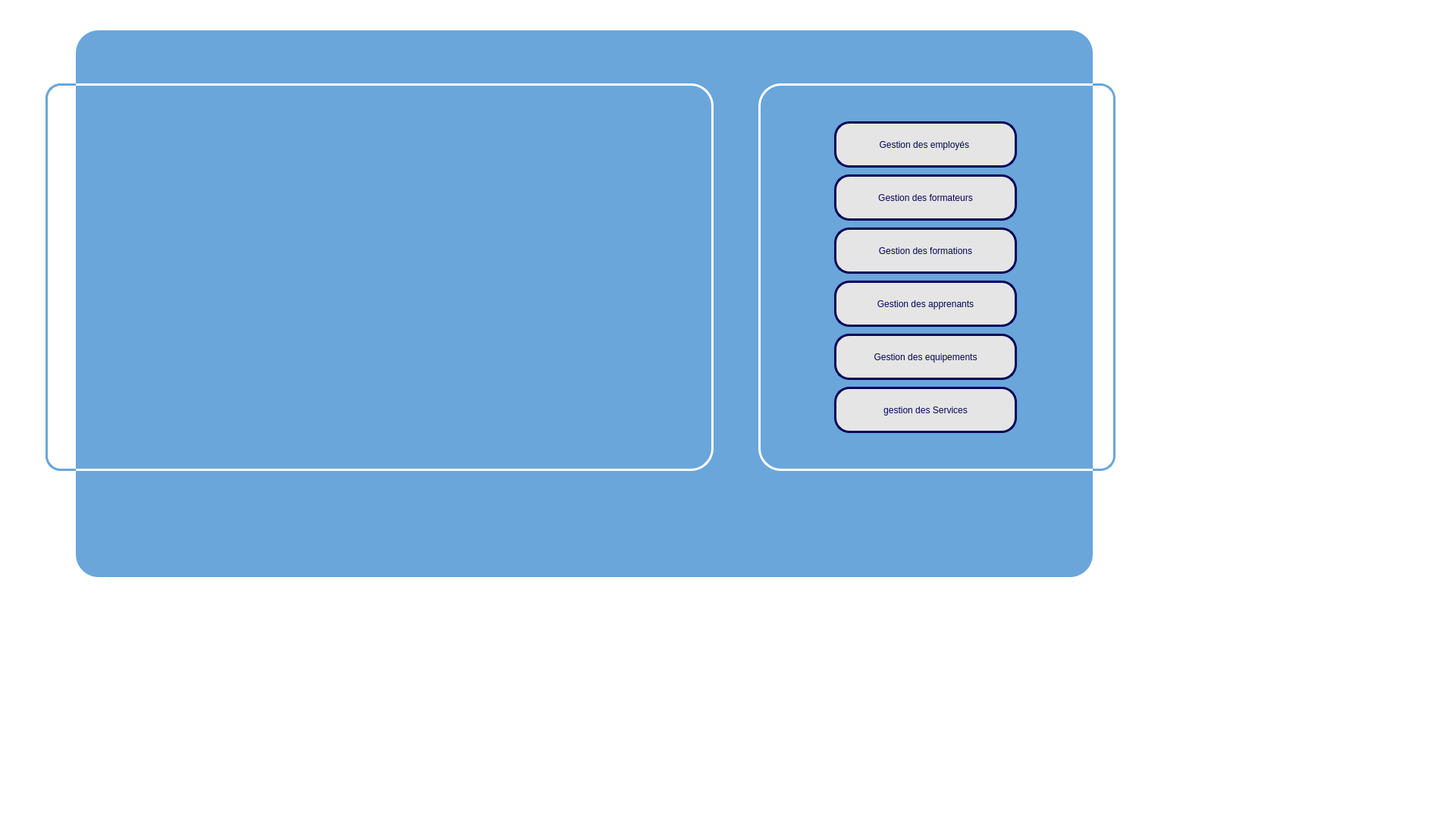
<?xml version="1.0" encoding="UTF-8"?>
<ui version="4.0">
 <class>MainWindow</class>
 <widget class="QMainWindow" name="MainWindow">
  <property name="geometry">
   <rect>
    <x>0</x>
    <y>0</y>
    <width>1920</width>
    <height>1080</height>
   </rect>
  </property>
  <property name="windowTitle">
   <string>MainWindow</string>
  </property>
  <property name="styleSheet">
   <string notr="true">
background-color: rgb(255, 255, 255);</string>
  </property>
  <widget class="QWidget" name="centralwidget">
   <widget class="QFrame" name="frame">
    <property name="geometry">
     <rect>
      <x>100</x>
      <y>40</y>
      <width>1341</width>
      <height>721</height>
     </rect>
    </property>
    <property name="styleSheet">
     <string notr="true">background-color: rgb(4, 4, 87);
background-color: rgb(106, 166, 218);

border-radius: 30px;
border: none;</string>
    </property>
    <property name="frameShape">
     <enum>QFrame::Shape::StyledPanel</enum>
    </property>
    <property name="frameShadow">
     <enum>QFrame::Shadow::Raised</enum>
    </property>
    <widget class="QFrame" name="frame_2">
     <property name="geometry">
      <rect>
       <x>-50</x>
       <y>70</y>
       <width>891</width>
       <height>511</height>
      </rect>
     </property>
     <property name="styleSheet">
      <string notr="true">border : 3px solid #ffffff;
</string>
     </property>
     <property name="frameShape">
      <enum>QFrame::Shape::StyledPanel</enum>
     </property>
     <property name="frameShadow">
      <enum>QFrame::Shadow::Raised</enum>
     </property>
     <widget class="QLabel" name="label">
      <property name="geometry">
       <rect>
        <x>210</x>
        <y>30</y>
        <width>501</width>
        <height>451</height>
       </rect>
      </property>
      <property name="styleSheet">
       <string notr="true">border-radius : 20px;
background-color: rgb(240, 195, 0);
background-color: rgb(106, 166, 218);
border : none;</string>
      </property>
      <property name="text">
       <string/>
      </property>
      <property name="pixmap">
       <pixmap resource="image.qrc">:/img/image.png</pixmap>
      </property>
      <property name="scaledContents">
       <bool>true</bool>
      </property>
     </widget>
    </widget>
    <widget class="QFrame" name="frame_3">
     <property name="geometry">
      <rect>
       <x>900</x>
       <y>70</y>
       <width>481</width>
       <height>511</height>
      </rect>
     </property>
     <property name="styleSheet">
      <string notr="true">border : 3px solid #ffffff
;</string>
     </property>
     <property name="frameShape">
      <enum>QFrame::Shape::StyledPanel</enum>
     </property>
     <property name="frameShadow">
      <enum>QFrame::Shadow::Raised</enum>
     </property>
     <widget class="QLabel" name="label_2">
      <property name="geometry">
       <rect>
        <x>590</x>
        <y>430</y>
        <width>41</width>
        <height>31</height>
       </rect>
      </property>
      <property name="styleSheet">
       <string notr="true">border :none;</string>
      </property>
      <property name="text">
       <string/>
      </property>
      <property name="pixmap">
       <pixmap resource="image.qrc">:/img/reglage.png</pixmap>
      </property>
      <property name="scaledContents">
       <bool>true</bool>
      </property>
     </widget>
     <widget class="QPushButton" name="pushButton_gestionemploye">
      <property name="geometry">
       <rect>
        <x>100</x>
        <y>50</y>
        <width>241</width>
        <height>61</height>
       </rect>
      </property>
      <property name="styleSheet">
       <string notr="true">QPushButton{
	background-color: rgb(229, 229, 229);
border: 3px solid #040457;
	color: rgb(4, 4, 87);
border-radius: 20px;
	font: 700 9pt &quot;Rockwell&quot;;
}

QPushButton:hover{
	border: 3px solid #ffffff;
	border-radius:10px;
}</string>
      </property>
      <property name="text">
       <string>Gestion des employés </string>
      </property>
     </widget>
     <widget class="QPushButton" name="pushButton">
      <property name="geometry">
       <rect>
        <x>100</x>
        <y>120</y>
        <width>241</width>
        <height>61</height>
       </rect>
      </property>
      <property name="styleSheet">
       <string notr="true">QPushButton{
	background-color: rgb(229, 229, 229);
border: 3px solid #040457;
	color: rgb(4, 4, 87);
border-radius: 20px;
	font: 700 9pt &quot;Rockwell&quot;;
}

QPushButton:hover{
	border: 3px solid #ffffff;
	border-radius:10px;
}</string>
      </property>
      <property name="text">
       <string>Gestion des formateurs</string>
      </property>
     </widget>
     <widget class="QPushButton" name="pushButton_gestionequipement">
      <property name="geometry">
       <rect>
        <x>100</x>
        <y>330</y>
        <width>241</width>
        <height>61</height>
       </rect>
      </property>
      <property name="styleSheet">
       <string notr="true">QPushButton{
	background-color: rgb(229, 229, 229);
border: 3px solid #040457;
	color: rgb(4, 4, 87);
border-radius: 20px;
	font: 700 9pt &quot;Rockwell&quot;;
}

QPushButton:hover{
	border: 3px solid #ffffff;
	border-radius:10px;
}</string>
      </property>
      <property name="text">
       <string>Gestion des equipements</string>
      </property>
     </widget>
     <widget class="QPushButton" name="pushButton_gestionservice">
      <property name="geometry">
       <rect>
        <x>100</x>
        <y>400</y>
        <width>241</width>
        <height>61</height>
       </rect>
      </property>
      <property name="styleSheet">
       <string notr="true">QPushButton{
	background-color: rgb(229, 229, 229);
border: 3px solid #040457;
	color: rgb(4, 4, 87);
border-radius: 20px;
	font: 700 9pt &quot;Rockwell&quot;;
}

QPushButton:hover{
	border: 3px solid #ffffff;
	border-radius:10px;
}</string>
      </property>
      <property name="text">
       <string>gestion des Services</string>
      </property>
     </widget>
     <widget class="QPushButton" name="pushButton_gestionformation">
      <property name="geometry">
       <rect>
        <x>100</x>
        <y>190</y>
        <width>241</width>
        <height>61</height>
       </rect>
      </property>
      <property name="styleSheet">
       <string notr="true">QPushButton{
	background-color: rgb(229, 229, 229);
border: 3px solid #040457;
	color: rgb(4, 4, 87);
border-radius: 20px;
	font: 700 9pt &quot;Rockwell&quot;;
}

QPushButton:hover{
	border: 3px solid #ffffff;
	border-radius:10px;
}</string>
      </property>
      <property name="text">
       <string>Gestion des formations</string>
      </property>
     </widget>
     <widget class="QPushButton" name="pushButton_gestionapprenant">
      <property name="geometry">
       <rect>
        <x>100</x>
        <y>260</y>
        <width>241</width>
        <height>61</height>
       </rect>
      </property>
      <property name="styleSheet">
       <string notr="true">QPushButton{
	background-color: rgb(229, 229, 229);
border: 3px solid #040457;
	color: rgb(4, 4, 87);
border-radius: 20px;
	font: 700 9pt &quot;Rockwell&quot;;
}

QPushButton:hover{
	border: 3px solid #ffffff;
	border-radius:10px;
}</string>
      </property>
      <property name="text">
       <string>Gestion des apprenants</string>
      </property>
     </widget>
    </widget>
    <zorder>frame_3</zorder>
    <zorder>frame_2</zorder>
   </widget>
   <widget class="QFrame" name="frame_4">
    <property name="geometry">
     <rect>
      <x>60</x>
      <y>110</y>
      <width>61</width>
      <height>511</height>
     </rect>
    </property>
    <property name="styleSheet">
     <string notr="true">border : 3px solid #6aa6da;
background-color: rgb(255, 255, 255);
border-radius:20px;
</string>
    </property>
    <property name="frameShape">
     <enum>QFrame::Shape::StyledPanel</enum>
    </property>
    <property name="frameShadow">
     <enum>QFrame::Shadow::Raised</enum>
    </property>
    <widget class="QFrame" name="frame_5">
     <property name="geometry">
      <rect>
       <x>0</x>
       <y>0</y>
       <width>71</width>
       <height>511</height>
      </rect>
     </property>
     <property name="styleSheet">
      <string notr="true">border : 3px solid #6aa6da;
background-color: rgb(255, 255, 255);
border-radius:20px;
</string>
     </property>
     <property name="frameShape">
      <enum>QFrame::Shape::StyledPanel</enum>
     </property>
     <property name="frameShadow">
      <enum>QFrame::Shadow::Raised</enum>
     </property>
    </widget>
   </widget>
   <widget class="QFrame" name="frame_6">
    <property name="geometry">
     <rect>
      <x>1420</x>
      <y>110</y>
      <width>51</width>
      <height>511</height>
     </rect>
    </property>
    <property name="styleSheet">
     <string notr="true">border : 3px solid #6aa6da;
background-color: rgb(255, 255, 255);
border-radius:20px;
</string>
    </property>
    <property name="frameShape">
     <enum>QFrame::Shape::StyledPanel</enum>
    </property>
    <property name="frameShadow">
     <enum>QFrame::Shadow::Raised</enum>
    </property>
   </widget>
   <zorder>frame_6</zorder>
   <zorder>frame_4</zorder>
   <zorder>frame</zorder>
  </widget>
  <widget class="QMenuBar" name="menubar">
   <property name="geometry">
    <rect>
     <x>0</x>
     <y>0</y>
     <width>1920</width>
     <height>26</height>
    </rect>
   </property>
  </widget>
  <widget class="QStatusBar" name="statusbar"/>
 </widget>
 <resources>
  <include location="image.qrc"/>
 </resources>
 <connections/>
</ui>
